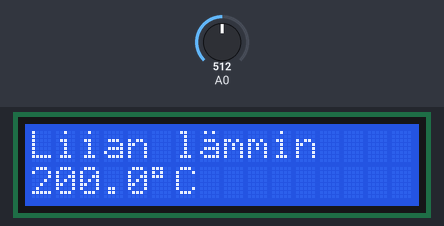
Simulated run of this sketch. Board: Arduino Uno, built with avr-gcc and run on an emulated ATmega328P. Shown: 16×2 character LCD. The inputs (shaded band) are chosen by the test bench; at power-on: A0 = 512. What the sketch prints to the serial monitor is not drawn.

Above: at 1.6 s.
1.7 s: A0 set to 321
At 3.2 s:
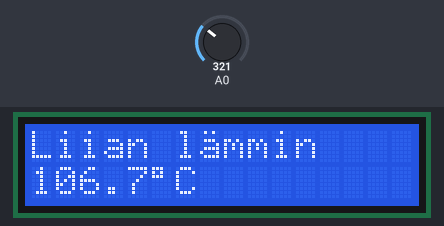
3.5 s: A0 set to 297
At 4.8 s:
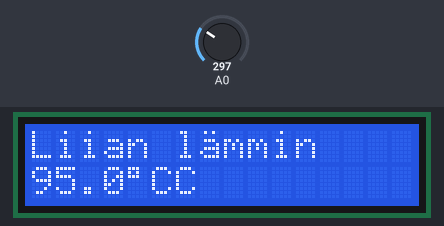
5.5 s: A0 set to 163
At 6.3 s:
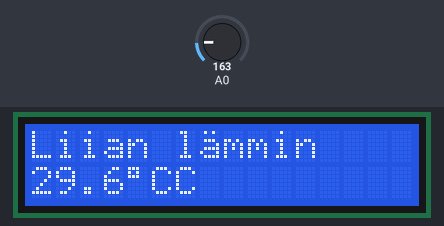
7.5 s: A0 set to 151
At 9.0 s:
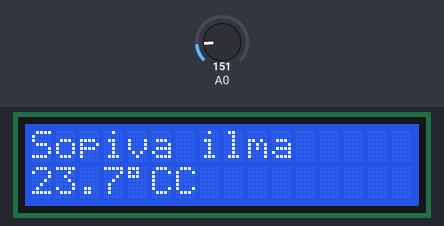
9.5 s: A0 set to 122
At 10.5 s:
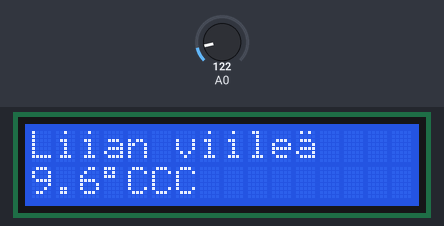
11.5 s: A0 set to 109
At 13.2 s:
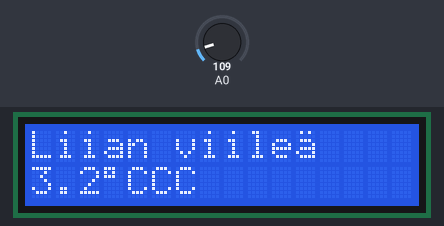
13.5 s: A0 set to 94
Timing chart, 0 to 16.5 s (numbered marks = the images above; inputs shaded):
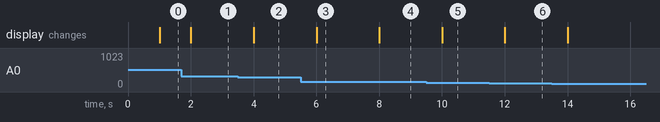

Measured:
- the behaviour switches between 308 and 307 on A0 (found by bisection; images 1 and 2)
- the behaviour switches between 152 and 151 on A0 (found by bisection; images 3 and 4)
- after the input at 1.7 s, the display: changes after 0.31 s (image 1)
- after the input at 3.5 s, the display: changes after 0.51 s (image 2)
- after the input at 5.5 s, the display: changes after 0.51 s (image 3)
- after the input at 7.5 s, the display: changes after 0.50 s (image 4)
- after the input at 9.5 s, the display: changes after 0.50 s (image 5)
- after the input at 11.5 s, the display: changes after 0.51 s (image 6)

The sketch:

Lampomittari.ino
```cpp
#include <LiquidCrystal.h>
#include <Smoothed.h>
#include "ajastin.h"
#include "tmp36.h"

//määrittää ajastimen nimen ja ajan
ajastin T1(1000);
tmp36 sensorPin (A0);
//määritetään lcd sana ohjaamaan näyttöä
LiquidCrystal lcd = LiquidCrystal(2, 3, 4, 5, 6, 7);
                                //RS,E,D4,D5,D6,D7
//määriteään float datatyypeiksi
float lastSmoothedTempAvg;

void setup()
{
Serial.begin(9600);
//käynnistää näytön
lcd.begin(16, 2);
Serial.println("Temp Display");
}
//näytölle kirjoitus toiminto
void writeLcd(float smoothedTempAvg){
  //tulostaa jos lämpötila ylittää 24 astetta
   if(smoothedTempAvg >24) {
        lcd.setCursor(0,0);
        lcd.print("Liian l\xe1mmin");
        lcd.setCursor(0,1);
        //määrittää mitä tulostuu ja muuttaa luvun yhdelle desimaalille
        lcd.print(smoothedTempAvg,1);
        //tulostaa celsius merkin
        lcd.print("\337C");
        Serial.println(smoothedTempAvg);
   }//tulostaa jos lämpötila alittaa 20 astetta
   else if(smoothedTempAvg <20){
        lcd.setCursor(0,0);
        lcd.print("Liian viile\xe1");
        lcd.setCursor(0,1);
        lcd.print(smoothedTempAvg,1);
        lcd.print("\337C");
        Serial.println(smoothedTempAvg);
   }//annettujen arvojen välissä tulostuva ilmoitus
   else{
        lcd.setCursor(0,0);
        lcd.print("Sopiva ilma ");
        lcd.setCursor(0,1);
        lcd.print(smoothedTempAvg,1);
        lcd.print("\337C");
        Serial.println(smoothedTempAvg);
   }
}

void updateLcd(float smoothedTempAvg){
  /*vertaa aikaisempaa keskiarvoa uuteen keskiarvoon ja suorittaa sen
  mukaan näytön kirjoitus funktion*/
  if(smoothedTempAvg != lastSmoothedTempAvg){
    writeLcd(smoothedTempAvg);
    lastSmoothedTempAvg = smoothedTempAvg;
  }
}

void loop(){
  float smoothedTempAvg = sensorPin.getTemp();
  //kun aika on täynnä suorittaa sisällytetyt funktiot
  if(T1.timeIsUp()){
   updateLcd(smoothedTempAvg);
   Serial.print("vanha keskiarvo ");
   Serial.println(lastSmoothedTempAvg);
  }
}
```

ajastin.cpp
```cpp
#include "Arduino.h"
#include "ajastin.h"

ajastin::ajastin(unsigned long JAKSO)
{
  _vertailuHetki=millis()+JAKSO;
  _jaksonPituus=JAKSO;

}

bool ajastin::timeIsUp()
{
  unsigned long nykyHetki = millis();
    if( nykyHetki >= _vertailuHetki ){
    _vertailuHetki += _jaksonPituus;
    return true;
  }
  return false;
}
```

ajastin.h
```cpp
#ifndef ajastin_h
#define ajastin_h

#include "Arduino.h"

class ajastin
{
  public:
    ajastin(unsigned long JAKSO);//konstruktori
    bool timeIsUp();

  private:
    unsigned long _vertailuHetki;
    unsigned long _jaksonPituus;
};
#endif
```

tmp36.cpp
```cpp
#include "Arduino.h"
#include "tmp36.h"
#include <Smoothed.h>

tmp36::tmp36(int pin) {
  _pin = pin;
   _tempAveg.begin(SMOOTHED_AVERAGE, 100);
}


float tmp36::getTemp() {
  int reading = analogRead(_pin);
    float voltage = reading * (5000 / 1024.0);
    float temperature = (voltage - 500) / 10;
    _tempAveg.add(temperature);
    _smoothedTempAvg = _tempAveg.get();
   return _smoothedTempAvg;
}
```

tmp36.h
```cpp
#ifndef tmp36_h
#define tmp36_h

#include "Arduino.h"
#include <Smoothed.h>

class tmp36
{
  public:
    tmp36(int pin);
    float getTemp();

  private:
    float _pin;
    Smoothed <float> _tempAveg;
    float _smoothedTempAvg;
    float _lastSmoothedTempAvg;
};

#endif
```
